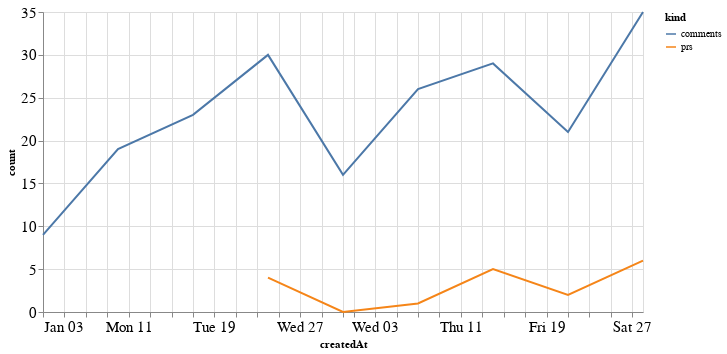

Here is the notebook cell this chart was saved with:
### Code cell
alt.Chart(total_time, width=600).mark_line().encode(
    x='createdAt',
    y='count',
    color='kind'
)

### Figure 1 — Vega-Lite specification as saved in the notebook (floating-point values rounded to 4 significant figures)
{"config": {"axisLeft": {"labelFontSize": 15}, "axisBottom": {"labelFontSize": 15}}, "data": {"name": "data-45e4d709276ab1c1500a9233738c63c5"}, "mark": "line", "encoding": {"color": {"type": "nominal", "field": "kind"}, "x": {"type": "temporal", "field": "createdAt"}, "y": {"type": "quantitative", "field": "count"}}, "width": 600, "$schema": "https://vega.github.io/schema/vega-lite/v4.8.1.json", "datasets": {"data-45e4d709276ab1c1500a9233738c63c5": [{"createdAt": "2021-01-24T00:00:00", "kind": "prs", "count": 4.0}, {"createdAt": "2021-01-31T00:00:00", "kind": "prs", "count": 0.0}, {"createdAt": "2021-02-07T00:00:00", "kind": "prs", "count": 1.0}, {"createdAt": "2021-02-14T00:00:00", "kind": "prs", "count": 5.0}, {"createdAt": "2021-02-21T00:00:00", "kind": "prs", "count": 2.0}, {"createdAt": "2021-02-28T00:00:00", "kind": "prs", "count": 6.0}, {"createdAt": "2021-01-03T00:00:00", "kind": "prs", "count": null}, {"createdAt": "2021-01-10T00:00:00", "kind": "prs", "count": null}, {"createdAt": "2021-01-17T00:00:00", "kind": "prs", "count": null}, {"createdAt": "2021-01-24T00:00:00", "kind": "comments", "count": 30.0}, {"createdAt": "2021-01-31T00:00:00", "kind": "comments", "count": 16.0}, {"createdAt": "2021-02-07T00:00:00", "kind": "comments", "count": 26.0}, {"createdAt": "2021-02-14T00:00:00", "kind": "comments", "count": 29.0}, {"createdAt": "2021-02-21T00:00:00", "kind": "comments", "count": 21.0}, {"createdAt": "2021-02-28T00:00:00", "kind": "comments", "count": 35.0}, {"createdAt": "2021-01-03T00:00:00", "kind": "comments", "count": 9.0}, {"createdAt": "2021-01-10T00:00:00", "kind": "comments", "count": 19.0}, {"createdAt": "2021-01-17T00:00:00", "kind": "comments", "count": 23.0}]}}
